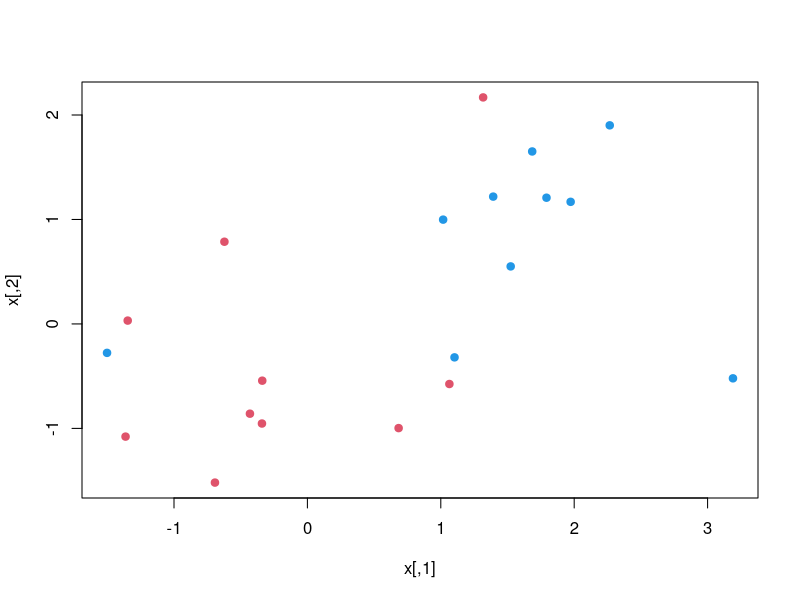
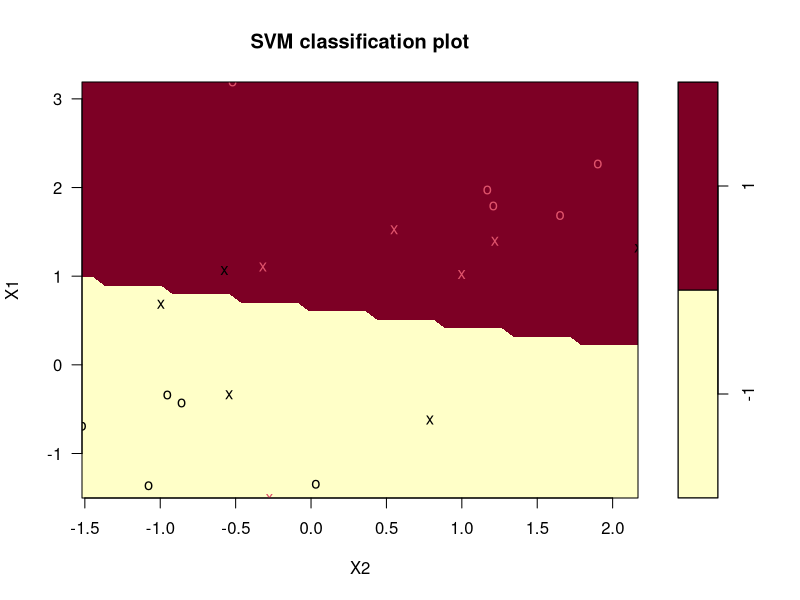
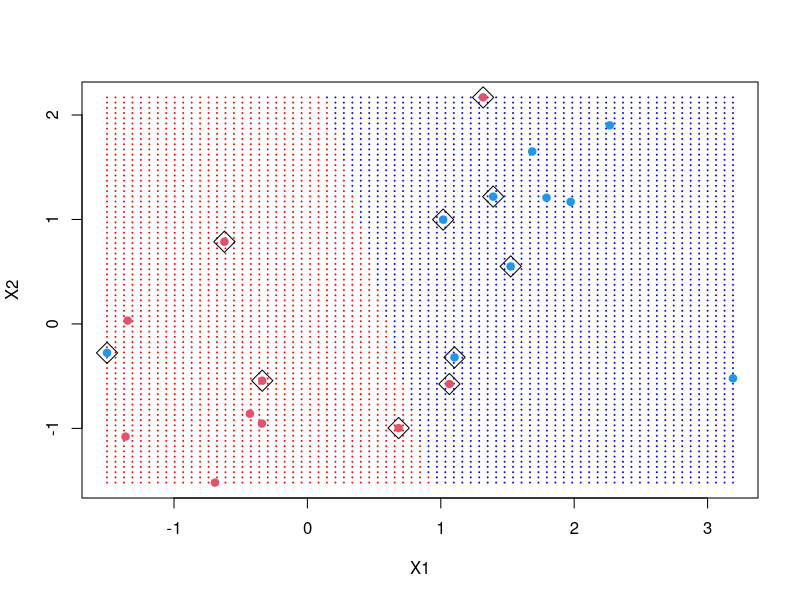

Here is the R script that generated these plots, in order:
## ---- chunk 1
### svm ####

set.seed(1021)
x=matrix(rnorm(40),20,2)
y=rep(c(-1,1),c(10,10))

x[y==1,]=x[y==1,]+1
plot(x,col=y+3,pch=19)

library(e1071)
input=data.frame(x,y=as.factor(y))
model=svm(y~.,data=input,kernel="linear",cost=10,scale=FALSE)
print(model)

plot(model,input)

## ---- chunk 2
# making a better plot
make.grid=function(x,n=75)
{
  gridrange=apply(x,2,range)
  x1=seq(from=gridrange[1,1],to=gridrange[2,1],length=n)
  x2=seq(from=gridrange[1,2],to=gridrange[2,2],length=n)
  expand.grid(X1=x1,X2=x2)
}

xgrid=make.grid(x)
ygrid=predict(model,xgrid)
plot(xgrid,col=c("red","blue")[as.numeric(ygrid)],pch=19,cex=0.1)
points(x,col=y+3,pch=19)
#support vectors
points(x[model$index,],pch=5,cex=2)
